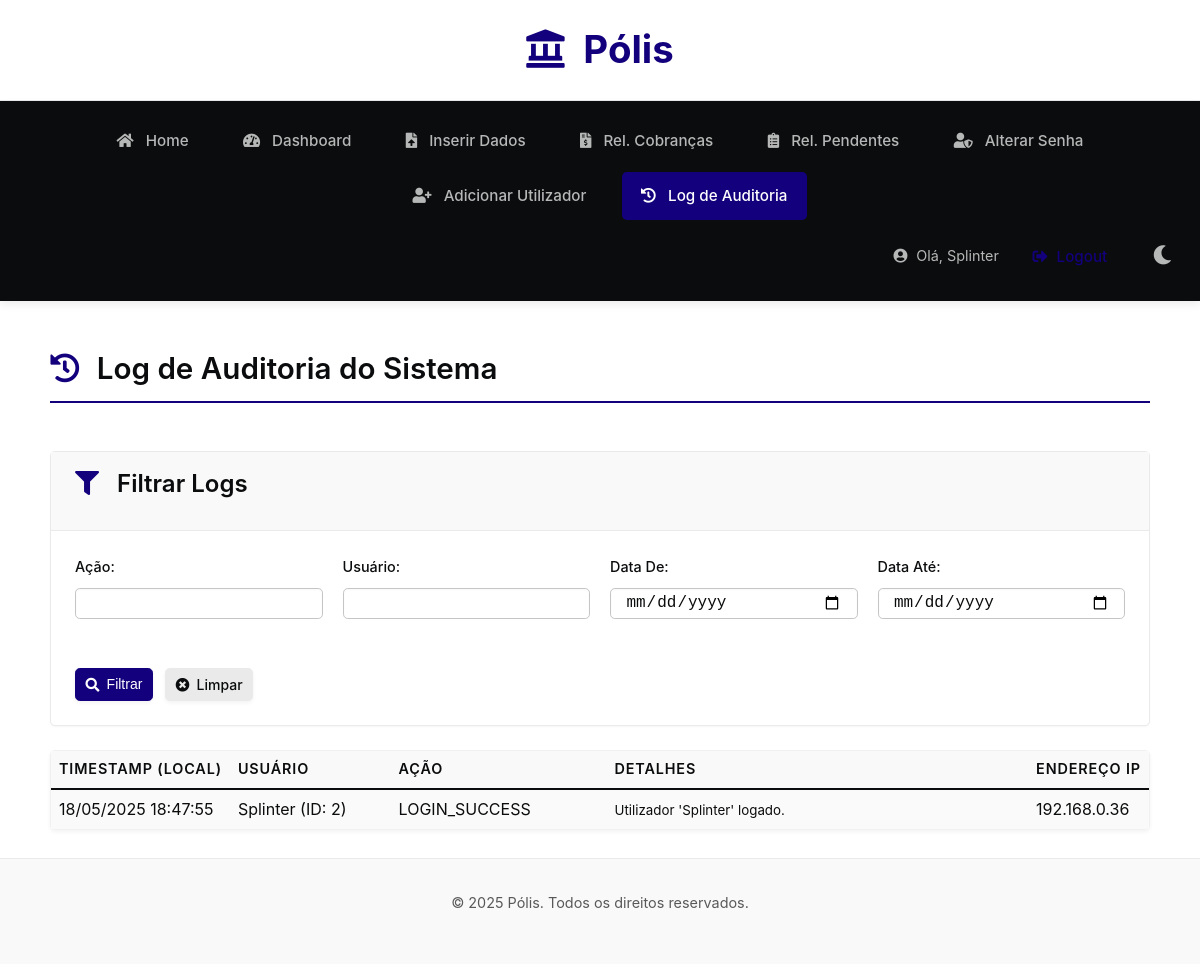
The page /admin/audit_log (signed in) on the database as committed earlier.
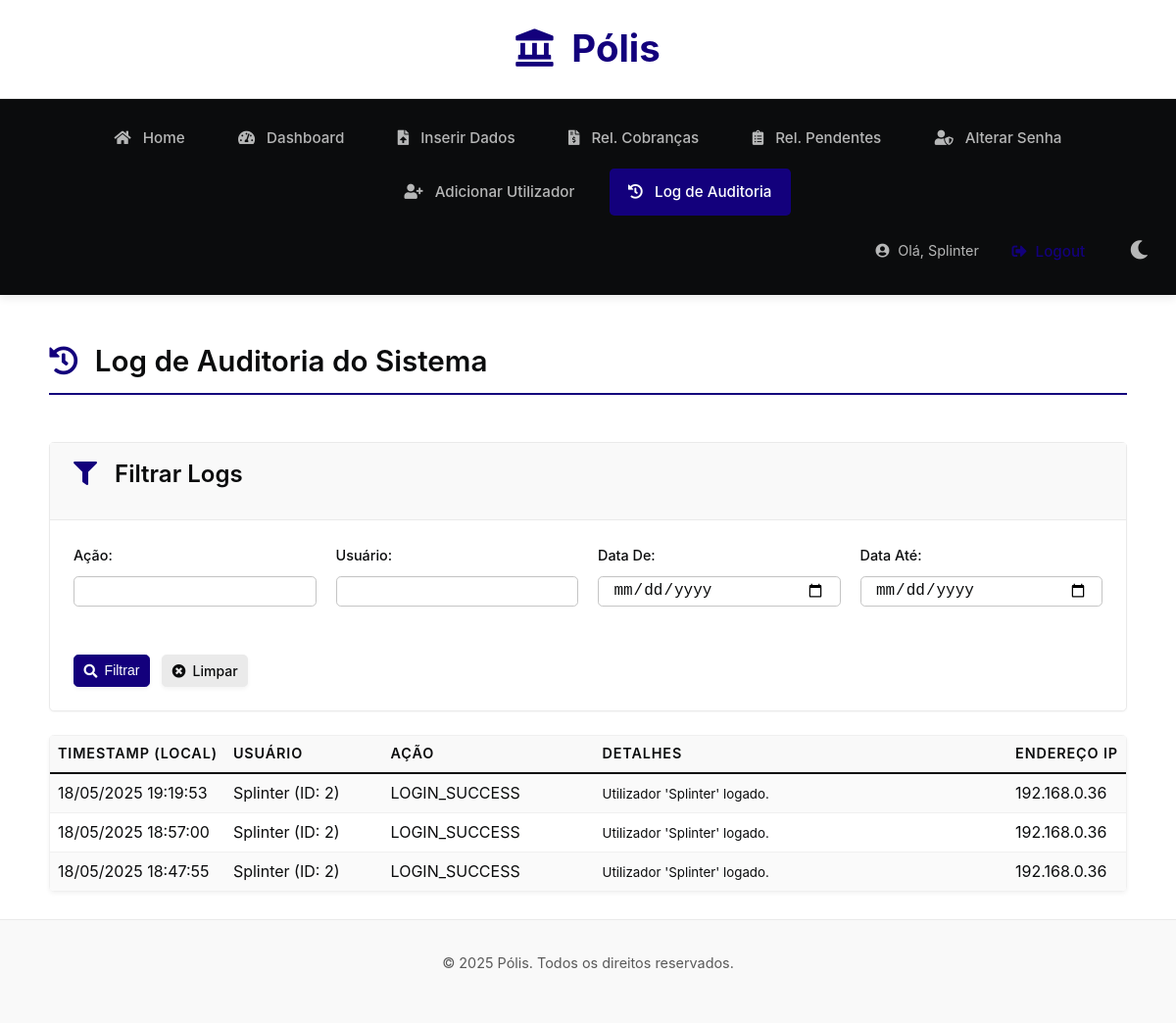
The same page on the database as committed later.
### tables this page shows
CREATE TABLE users (
                id INTEGER PRIMARY KEY AUTOINCREMENT,
                username TEXT UNIQUE NOT NULL,
                password_hash TEXT NOT NULL
            );

CREATE TABLE audit_log (
                id INTEGER PRIMARY KEY AUTOINCREMENT,
                timestamp DATETIME NOT NULL,
                user_id INTEGER,
                username TEXT,
                action TEXT NOT NULL,
                details TEXT,
                ip_address TEXT,
                FOREIGN KEY (user_id) REFERENCES users (id)
            );

### app.py (the view, shortened to what this page needs)
@app.route('/admin/audit_log')
@admin_required
def view_audit_log():
    db = get_db()
    page = request.args.get('page', 1, type=int)
    per_page = 25
    offset = (page - 1) * per_page
    filters_form = {
        'action': request.args.get('filter_action', '').strip(),
        'username': request.args.get('filter_username', '').strip(),
        'date_from': request.args.get('filter_date_from', '').strip(),
        'date_to': request.args.get('filter_date_to', '').strip(),
        'ip_address': request.args.get('filter_ip', '').strip()
    }
    query_conditions = []
    query_params = []
    if filters_form['action']:
        query_conditions.append("LOWER(action) LIKE LOWER(?)")
        query_params.append(f"%{filters_form['action']}%")
    if filters_form['username']:
        query_conditions.append("LOWER(username) LIKE LOWER(?)")
        query_params.append(f"%{filters_form['username']}%")
    if filters_form['ip_address']:
        query_conditions.append("ip_address LIKE ?") # IP é case-sensitive
        query_params.append(f"%{filters_form['ip_address']}%")
    sao_paulo_tz = pytz.timezone('America/Sao_Paulo')
    where_clause = ""
    if query_conditions:
        where_clause = "WHERE " + " AND ".join(query_conditions)
    total_logs = 0
    try:
        count_cursor = db.execute(f"SELECT COUNT(id) FROM audit_log {where_clause}", tuple(query_params))
        total_logs = count_cursor.fetchone()[0]
    except sqlite3.Error as e:
        logger.error(f"Erro ao contar logs de auditoria: {e}", exc_info=True)
        flash("Erro ao buscar contagem de logs. Verifique os filtros.", "error")
    total_pages = (total_logs + per_page - 1) // per_page
    if total_pages == 0: total_pages = 1 # Evita divisão por zero
    if page > total_pages : page = total_pages # Corrige se a página pedida for maior que o total
    if page < 1 : page = 1 # Garante que a página não seja menor que 1
    offset = (page - 1) * per_page # Recalcula offset caso 'page' tenha sido corrigido
    logs_processed = []
    try:
        logs_cursor = db.execute(f"""
            SELECT id, timestamp, user_id, username, action, details, ip_address
            FROM audit_log
            {where_clause}
            ORDER BY timestamp DESC
            LIMIT ? OFFSET ?
        """, (*query_params, per_page, offset)) # Desempacota query_params aqui
        logs_data_raw = logs_cursor.fetchall()
        for row_data in logs_data_raw:
            log_entry = dict(row_data)
            try:
                dt_utc_from_db = datetime.strptime(log_entry['timestamp'].split('.')[0], '%Y-%m-%d %H:%M:%S').replace(tzinfo=pytz.utc)
                dt_local = dt_utc_from_db.astimezone(sao_paulo_tz)
                log_entry['timestamp_fmt'] = dt_local.strftime('%d/%m/%Y %H:%M:%S') # Formato BR para exibição
            except Exception as e_ts:
                logger.warning(f"Erro ao formatar timestamp do log ID {log_entry['id']}: {e_ts}. Valor original: {log_entry['timestamp']}")
                log_entry['timestamp_fmt'] = str(log_entry['timestamp']) + " (Formato Incorreto)"
            logs_processed.append(log_entry)
    except sqlite3.Error as e:
        logger.error(f"Erro ao buscar logs de auditoria: {e}", exc_info=True)
        flash("Erro ao buscar logs de auditoria. Verifique os filtros.", "error")
    return render_template('admin/view_audit_log.html',
                           logs=logs_processed,
                           current_page=page,
                           total_pages=total_pages,
                           filters=filters_form, # Passa todos os filtros para repopular o form
                           per_page=per_page, # Para info na página
                           total_logs=total_logs) # Para info na página

### app.py (called while the page is built)
def get_db():
    db = getattr(g, '_database', None)
    if db is None:
        db = g._database = sqlite3.connect(app.config['DATABASE'])
        db.row_factory = sqlite3.Row
    return db

@app.teardown_appcontext
def close_connection(exception):
    db = getattr(g, '_database', None)
    if db is not None:
        db.close()

@login_manager.user_loader
def load_user(user_id):
    try:
        db = get_db()
        cursor = db.cursor()
        cursor.execute("SELECT id, username FROM users WHERE id = ?", (user_id,))
        user_data = cursor.fetchone()
        return User(id=user_data['id'], username=user_data['username']) if user_data else None
    except sqlite3.Error as e:
        logger.error(f"Erro SQLite ao carregar utilizador (ID: {user_id}): {e}", exc_info=True)
        return None
    except Exception as e_gen: # Captura outras excepções
        logger.error(f"Erro geral ao carregar utilizador (ID: {user_id}): {e_gen}", exc_info=True)
        return None

def admin_required(f):
    @wraps(f)
    @login_required
    def decorated_function(*args, **kwargs):
        if not current_user.is_authenticated or current_user.username not in ADMIN_USERNAMES:
            log_audit("ACCESS_DENIED_ADMIN_AREA", f"Utilizador '{current_user.username}' tentou aceder a área administrativa sem permissão.")
            flash("Você não tem permissão para aceder a esta página.", "error")
            return redirect(url_for('home'))
        return f(*args, **kwargs)
    return decorated_function

@app.context_processor
def inject_global_vars():
    return dict(
        current_year=datetime.now().year,
        ADMIN_USERNAMES=ADMIN_USERNAMES
    )

@app.after_request
def add_security_headers(response):
    response.headers['X-Content-Type-Options'] = 'nosniff'
    response.headers['X-Frame-Options'] = 'SAMEORIGIN' # Ou 'DENY' se não usar iframes
    response.headers['X-XSS-Protection'] = '1; mode=block'
    response.headers['Referrer-Policy'] = 'strict-origin-when-cross-origin'
    return response

@app.context_processor
def utility_processor():
    def dummy_csrf_token():
        if '_csrf_token' not in g:
            g._csrf_token = os.urandom(24).hex()
        return g._csrf_token
    return dict(csrf_token=dummy_csrf_token)

### templates/admin/view_audit_log.html (shortened to what this page needs)
{% extends "base.html" %}
{% block content %}
<h2 class="page-title"><i class="fas fa-history"></i> Log de Auditoria do Sistema</h2>
<div class="card filter-form mb-4">
    <div class="card-header">
        <h3><i class="fas fa-filter"></i> Filtrar Logs</h3>
    </div>
    <div class="card-body">
        <form method="GET" action="{{ url_for('view_audit_log') }}" class="form-inline">
            <div class="form-group">
                <label for="filter_action">Ação:</label>
                <input type="text" name="filter_action" id="filter_action" value="{{ filters.action or '' }}" class="form-control form-control-sm">
            </div>
            <div class="form-group">
                <label for="filter_username">Usuário:</label>
                <input type="text" name="filter_username" id="filter_username" value="{{ filters.username or '' }}" class="form-control form-control-sm">
            </div>
            <div class="form-group">
                <label for="filter_date_from">Data De:</label>
                <input type="date" name="filter_date_from" id="filter_date_from" value="{{ filters.date_from or '' }}" class="form-control form-control-sm">
            </div>
            <div class="form-group">
                <label for="filter_date_to">Data Até:</label>
                <input type="date" name="filter_date_to" id="filter_date_to" value="{{ filters.date_to or '' }}" class="form-control form-control-sm">
            </div>
            <div class="form-group-actions">
                <button type="submit" class="btn btn-primary btn-sm"><i class="fas fa-search"></i> Filtrar</button>
                <a href="{{ url_for('view_audit_log') }}" class="btn btn-secondary btn-sm"><i class="fas fa-times-circle"></i> Limpar</a>
            </div>
        </form>
    </div>
</div>
{% if logs %}
    <div class="table-responsive">
        <table class="table table-striped table-hover table-sm">
            <thead>
                <tr>
                    <th style="width: 15%;">Timestamp (Local)</th>
                    <th style="width: 15%;">Usuário</th>
                    <th style="width: 20%;">Ação</th>
                    <th style="width: 40%;">Detalhes</th>
                    <th style="width: 10%;">Endereço IP</th>
                </tr>
            </thead>
            <tbody>
                {% for log_entry in logs %}
                <tr>
                    <td style="white-space: nowrap;">{{ log_entry.timestamp_fmt }}</td>
                    <td>{{ log_entry.username or 'N/A' }}{% if log_entry.user_id %} (ID: {{ log_entry.user_id }}){% endif %}</td>
                    <td>{{ log_entry.action }}</td>
                    <td><small>{{ log_entry.details or '' }}</small></td>
                    <td>{{ log_entry.ip_address }}</td>
                </tr>
                {% endfor %}
            </tbody>
        </table>
    </div>
{% endif %}
{% endblock %}

### templates/base.html (shortened to what this page needs)
<!DOCTYPE html>
<html lang="pt-br" data-theme="light">
<head>
    <link rel="stylesheet" href="https://cdnjs.cloudflare.com/ajax/libs/font-awesome/5.15.4/css/all.min.css" xintegrity="sha512-1ycn6IcaQQ40/MKBW2W4Rhis/DbILU74C1vSrLJxCq57o941Ym01SwNsOMqvEBFlcgUa6xLiPY/NS5R+E6ztJQ==" />
    <link rel="stylesheet" href="{{ url_for('static', filename='style.css') }}">
</head>
<body>
    <header class="app-header">
        <h1><i class="fas fa-landmark"></i> Pólis</h1>
    </header>
    <nav class="main-nav">
        <div class="main-nav-links">
            {% if current_user.is_authenticated %}
                <a href="{{ url_for('home') }}" class="{{ 'active' if request.endpoint == 'home' else '' }}"><i class="fas fa-home"></i> Home</a>
                <a href="{{ url_for('dashboard') }}" class="{{ 'active' if request.endpoint == 'dashboard' else '' }}"><i class="fas fa-tachometer-alt"></i> Dashboard</a>
                <a href="{{ url_for('inserir_dados') }}" class="{{ 'active' if request.endpoint == 'inserir_dados' else '' }}"><i class="fas fa-file-upload"></i> Inserir Dados</a>
                <a href="{{ url_for('relatorio_cobrancas') }}" class="{{ 'active' if request.endpoint == 'relatorio_cobrancas' else '' }}"><i class="fas fa-file-invoice-dollar"></i> Rel. Cobranças</a>
                <a href="{{ url_for('relatorio_pendentes') }}" class="{{ 'active' if request.endpoint == 'relatorio_pendentes' else '' }}"><i class="fas fa-clipboard-list"></i> Rel. Pendentes</a>
                <a href="{{ url_for('change_password') }}" class="{{ 'active' if request.endpoint == 'change_password' else '' }}"><i class="fas fa-user-shield"></i> Alterar Senha</a>
                {% if current_user.username in ADMIN_USERNAMES %}
                    <a href="{{ url_for('add_user_admin') }}" class="{{ 'active' if request.endpoint == 'add_user_admin' else '' }}"><i class="fas fa-user-plus"></i> Adicionar Utilizador</a>
                    <a href="{{ url_for('view_audit_log') }}" class="{{ 'active' if request.endpoint == 'view_audit_log' else '' }}"><i class="fas fa-history"></i> Log de Auditoria</a>
                {% endif %}
            {% else %}
                <a href="{{ url_for('login') }}" class="{{ 'active' if request.endpoint == 'login' else '' }}"><i class="fas fa-sign-in-alt"></i> Login</a>
            {% endif %}
        </div>
        <div class="nav-actions">
            {% if current_user.is_authenticated %}
            <div class="user-info">
                 <span><i class="fas fa-user-circle"></i> Olá, {{ current_user.username }}</span>
                 <a href="{{ url_for('logout') }}" class="logout-link"><i class="fas fa-sign-out-alt"></i> Logout</a>
            </div>
            {% endif %}
            <button id="theme-toggle" class="theme-toggle-btn" title="Alternar tema">
                <i class="fas fa-moon"></i>
            </button>
        </div>
    </nav>
    <main class="container">
        {% block content %}{% endblock %}
    </main>
    <footer class="app-footer">
        <p>&copy; {{ current_year }} Pólis. Todos os direitos reservados.</p>
    </footer>
</body>
</html>

### templates/admin/view_audit_log.html (style rules this page uses)
.form-control-sm { font-size: 0.875rem; }
.btn-sm { font-size: 0.875rem; }
.table-sm td, .table-sm th { padding: .4rem .5rem; }

Rows that differ between the two databases and show on the page:
added audit_log: timestamp_fmt "18/05/2025 19:19:53", username "Splinter", user_id "2", action "LOGIN_SUCCESS", details "Utilizador 'Splinter' logado.", ip_address "192.168.0.36"
added audit_log: timestamp_fmt "18/05/2025 18:57:00", username "Splinter", user_id "2", action "LOGIN_SUCCESS", details "Utilizador 'Splinter' logado.", ip_address "192.168.0.36"
